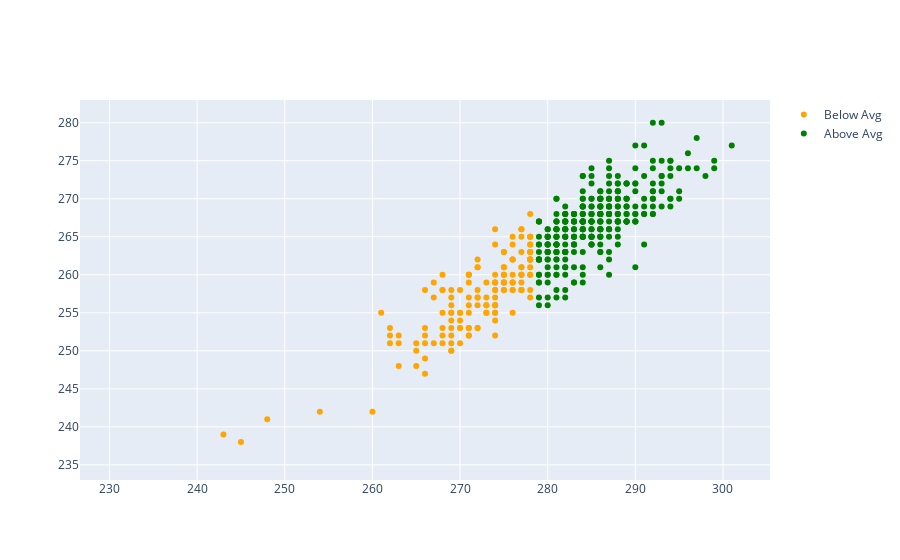

Notebook code for this chart:
### Markdown cell above
- graph object 1 (scatterplot)

### Code cell
fig_1 = go.Figure()

# The .loc property allows: access a group of rows and columns by label(s) or a boolean array
fig_1.add_scatter(
    x = df_education.loc[df_education["math8_above"] == "Below Avg", "AVG_MATH_8_SCORE"],
    y = df_education.loc[df_education["math8_above"] == "Below Avg", "AVG_READING_8_SCORE"],
    mode = "markers",
    marker = {"color": "orange"},
    name = "Below Avg"
)

fig_1.add_scatter(
    x = df_education.loc[df_education["math8_above"] == "Above Avg", "AVG_MATH_8_SCORE"],
    y = df_education.loc[df_education["math8_above"] == "Above Avg", "AVG_READING_8_SCORE"],
    mode = "markers",
    marker = {"color": "green"},
    name = "Above Avg"
)

fig_1.show()

### Figure 1 — Plotly figure (JSON) as saved in the notebook; plotly's stock layout.template omitted (floating-point values rounded to 4 significant figures; data arrays with more than 128 entries replaced by an {"elided": "..."} marker saying what was removed)
{"data": [{"marker": {"color": "orange"}, "mode": "markers", "name": "Below Avg", "type": "scatter", "x": {"elided": "1368 float values"}, "y": {"elided": "1368 float values"}}, {"marker": {"color": "green"}, "mode": "markers", "name": "Above Avg", "type": "scatter", "x": {"elided": "347 float values"}, "y": {"elided": "347 float values"}}], "layout": {}}
